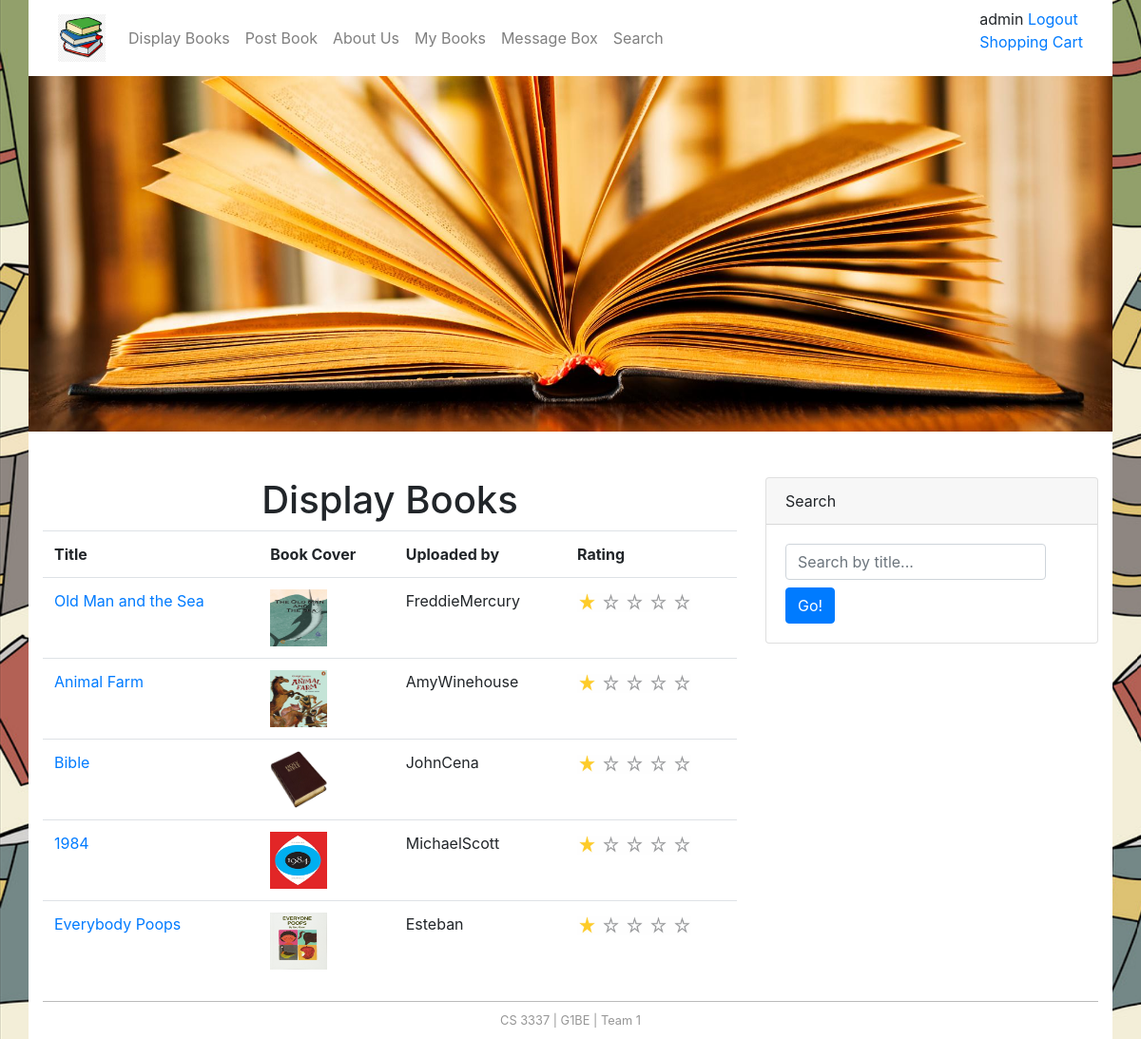
The page /displaybooks (signed in) on the database its author committed.
### bookMng/models.py (models this page shows, shortened)
class MainMenu(models.Model):
    item = models.CharField(max_length=200, unique=True)
    link = models.CharField(max_length=200, unique=True)

class Book(models.Model):
    name = models.CharField(max_length=200)
    web = models.URLField(max_length=200)
    price = models.DecimalField(decimal_places=2, max_digits=6)
    publishdate = models.DateField(auto_now=True)
    picture = models.FileField(upload_to='bookEx/static/uploads')
    pic_path = models.CharField(max_length=300, editable=False, blank=True)
    username = models.ForeignKey(User, blank=True, null=True, on_delete=models.CASCADE)
    rating = models.CharField(max_length=1, choices=(('1', '1'), ('2', '2'), ('3', '3'), ('4', '4'), ('5', '5')),
                              default='1')

### bookMng/views.py (the view)
# urls.py: path('displaybooks', views.displaybooks, name='displaybooks'),
@login_required(login_url=reverse_lazy('login'))
def displaybooks(request):
    books = Book.objects.all()
    for b in books:
        b.pic_path = b.picture.url[14:]
    return render(request,
                  'bookMng/displaybooks.html',
                  {
                      'item_list': MainMenu.objects.all(),
                      'books': books,
                  })

### bookEx/templates/bookMng/displaybooks.html
{% extends "base.html" %}
{% load static %}
{% block content %}
<h1 align="center"> Display Books </h1>
  <table class="table table-hover" >
       <tr>
          <th scope="col">Title</th>
          <th scope="col">Book Cover</th>
          <th scope="col">Uploaded by</th>
           <th scop = "col">Rating </th>
       </tr>
      {% for book in books %}
        <tr>
            <td>
                <a href="book_detail/{{ book.id }}"> {{ book.name }} </a>
            </td>
            <td>
                <img src="{% static book.pic_path %}" width="60" height="60">
            </td>
            <td>
                {{ book.username }}
            </td>
            {% if book.rating == '1' %}
               <td >
                   <img src="{% static '1StarRating.png' %}" width="120" height="20">
               </td>
            {% elif book.rating == '2' %}
               <td >
                   <img src="{% static '2StarRating.png' %}" width="120" height="20">
               </td>
            {% elif book.rating == '3' %}
               <td >
                   <img src="{% static '3StarRating.png' %}" width="120" height="20">
               </td>
            {% elif book.rating == '4' %}
               <td >
                   <img src="{% static '4StarRating.png' %}" width="120" height="20">
               </td>
            {% elif book.rating == '5' %}
               <td >
                   <img src="{% static '5StarRating.png' %}" width="120" height="25">
               </td>
            {% endif %}
        </tr>
      {% endfor %}
  </table>
{% endblock content %}

### bookEx/templates/base.html (shortened to what this page needs)
{% load static %}
<!DOCTYPE html>
<html lang="en">
<head>
    <link href="{% static 'main1.css' %}" rel="stylesheet" type="text/css">
    <link rel="stylesheet" href="https://stackpath.bootstrapcdn.com/bootstrap/4.3.1/css/bootstrap.min.css">
</head>
<body>
<div class="container">
        <nav class="navbar sticky-top navbar-expand-lg navbar-light" style = "background-color: #ffffff;">
            <a class="navbar-brand" href="\">
             <img src="{% static 'logo.jpg' %}" width="50" height="50" alt="" />
            </a>
            <div class="collapse navbar-collapse" id="navbarNav">
                <ul class="navbar-nav">
                 {% for item in item_list %}
                    <li class="nav-item">
                    <a class="nav-link" href="{{ item.link }}"> {{ item.item }} </a>
                    </li>
                    {% endfor %}
                </ul>
            </div>
            <span style="float: right; align: right;">
                    {% if user.is_authenticated %}
                       {{ user.username }}
                       <a href="{% url 'logout' %}?next=/">Logout</a>
                    {% else %}
                       Not Logged in
                       <a href="{% url 'login' %}?next=/">Login</a>
                    {% endif %}
                <p>
                                <a href="{% url 'purchase' %}"> Shopping Cart </a></p>
                    </span>
        </nav>
        <div id="topbanner" class="row">
            <img src="{% static 'topbanner.jpg' %}" class="img-fluid" alt="" />
        </div>
        <div class="row mt-5">
            <div class="col-8">
                {% block content %}
                {% endblock content %}
            </div>
            <div class="col-4">
                    <div class="card mb-4">
                        <div class="card-header">Search</div>
                        <div class="card-body">
                            <div class="input-group">
                                <form action="{% url 'searchresults' %}" method="get">
                                <input class="form-control mb-2" name = 'q' type="text" placeholder="Search by title..." />
                                <button class="btn btn-primary" id="button-search" type="submit">Go!</button>
                                </form>
                            </div>
                        </div>
                    </div>
            </div>
        </div>
    <footer id="footer"> CS 3337 | G1BE | Team 1</footer>
</div>
</body>
</html>

### bookEx/static/main1.css (style rules this page uses)
body { background-image: url("book_wallpaper.png"); background-repeat: round; }
.container { background-color: #ffffff !important; }
#footer { text-align: center; font-size: 0.8em; margin-top: 5px; padding-top: 10px; padding-bottom: 10px; background-color: #FFFFFF; border-top: thin solid #BBBBBB; clear: both; color: #969696; }

### rows shown on the page
MainMenu: item "Display Books"
MainMenu: item "Post Book"
MainMenu: item "About Us"
MainMenu: item "My Books"
MainMenu: item "Message Box"
MainMenu: item "Search"
Book: name "Old Man and the Sea", username "FreddieMercury"
Book: name "Animal Farm", username "AmyWinehouse"
Book: name "Bible", username "JohnCena"
Book: name "1984", username "MichaelScott"
Book: name "Everybody Poops", username "Esteban"

### other values the page prints
{{ user.username }} "admin"
